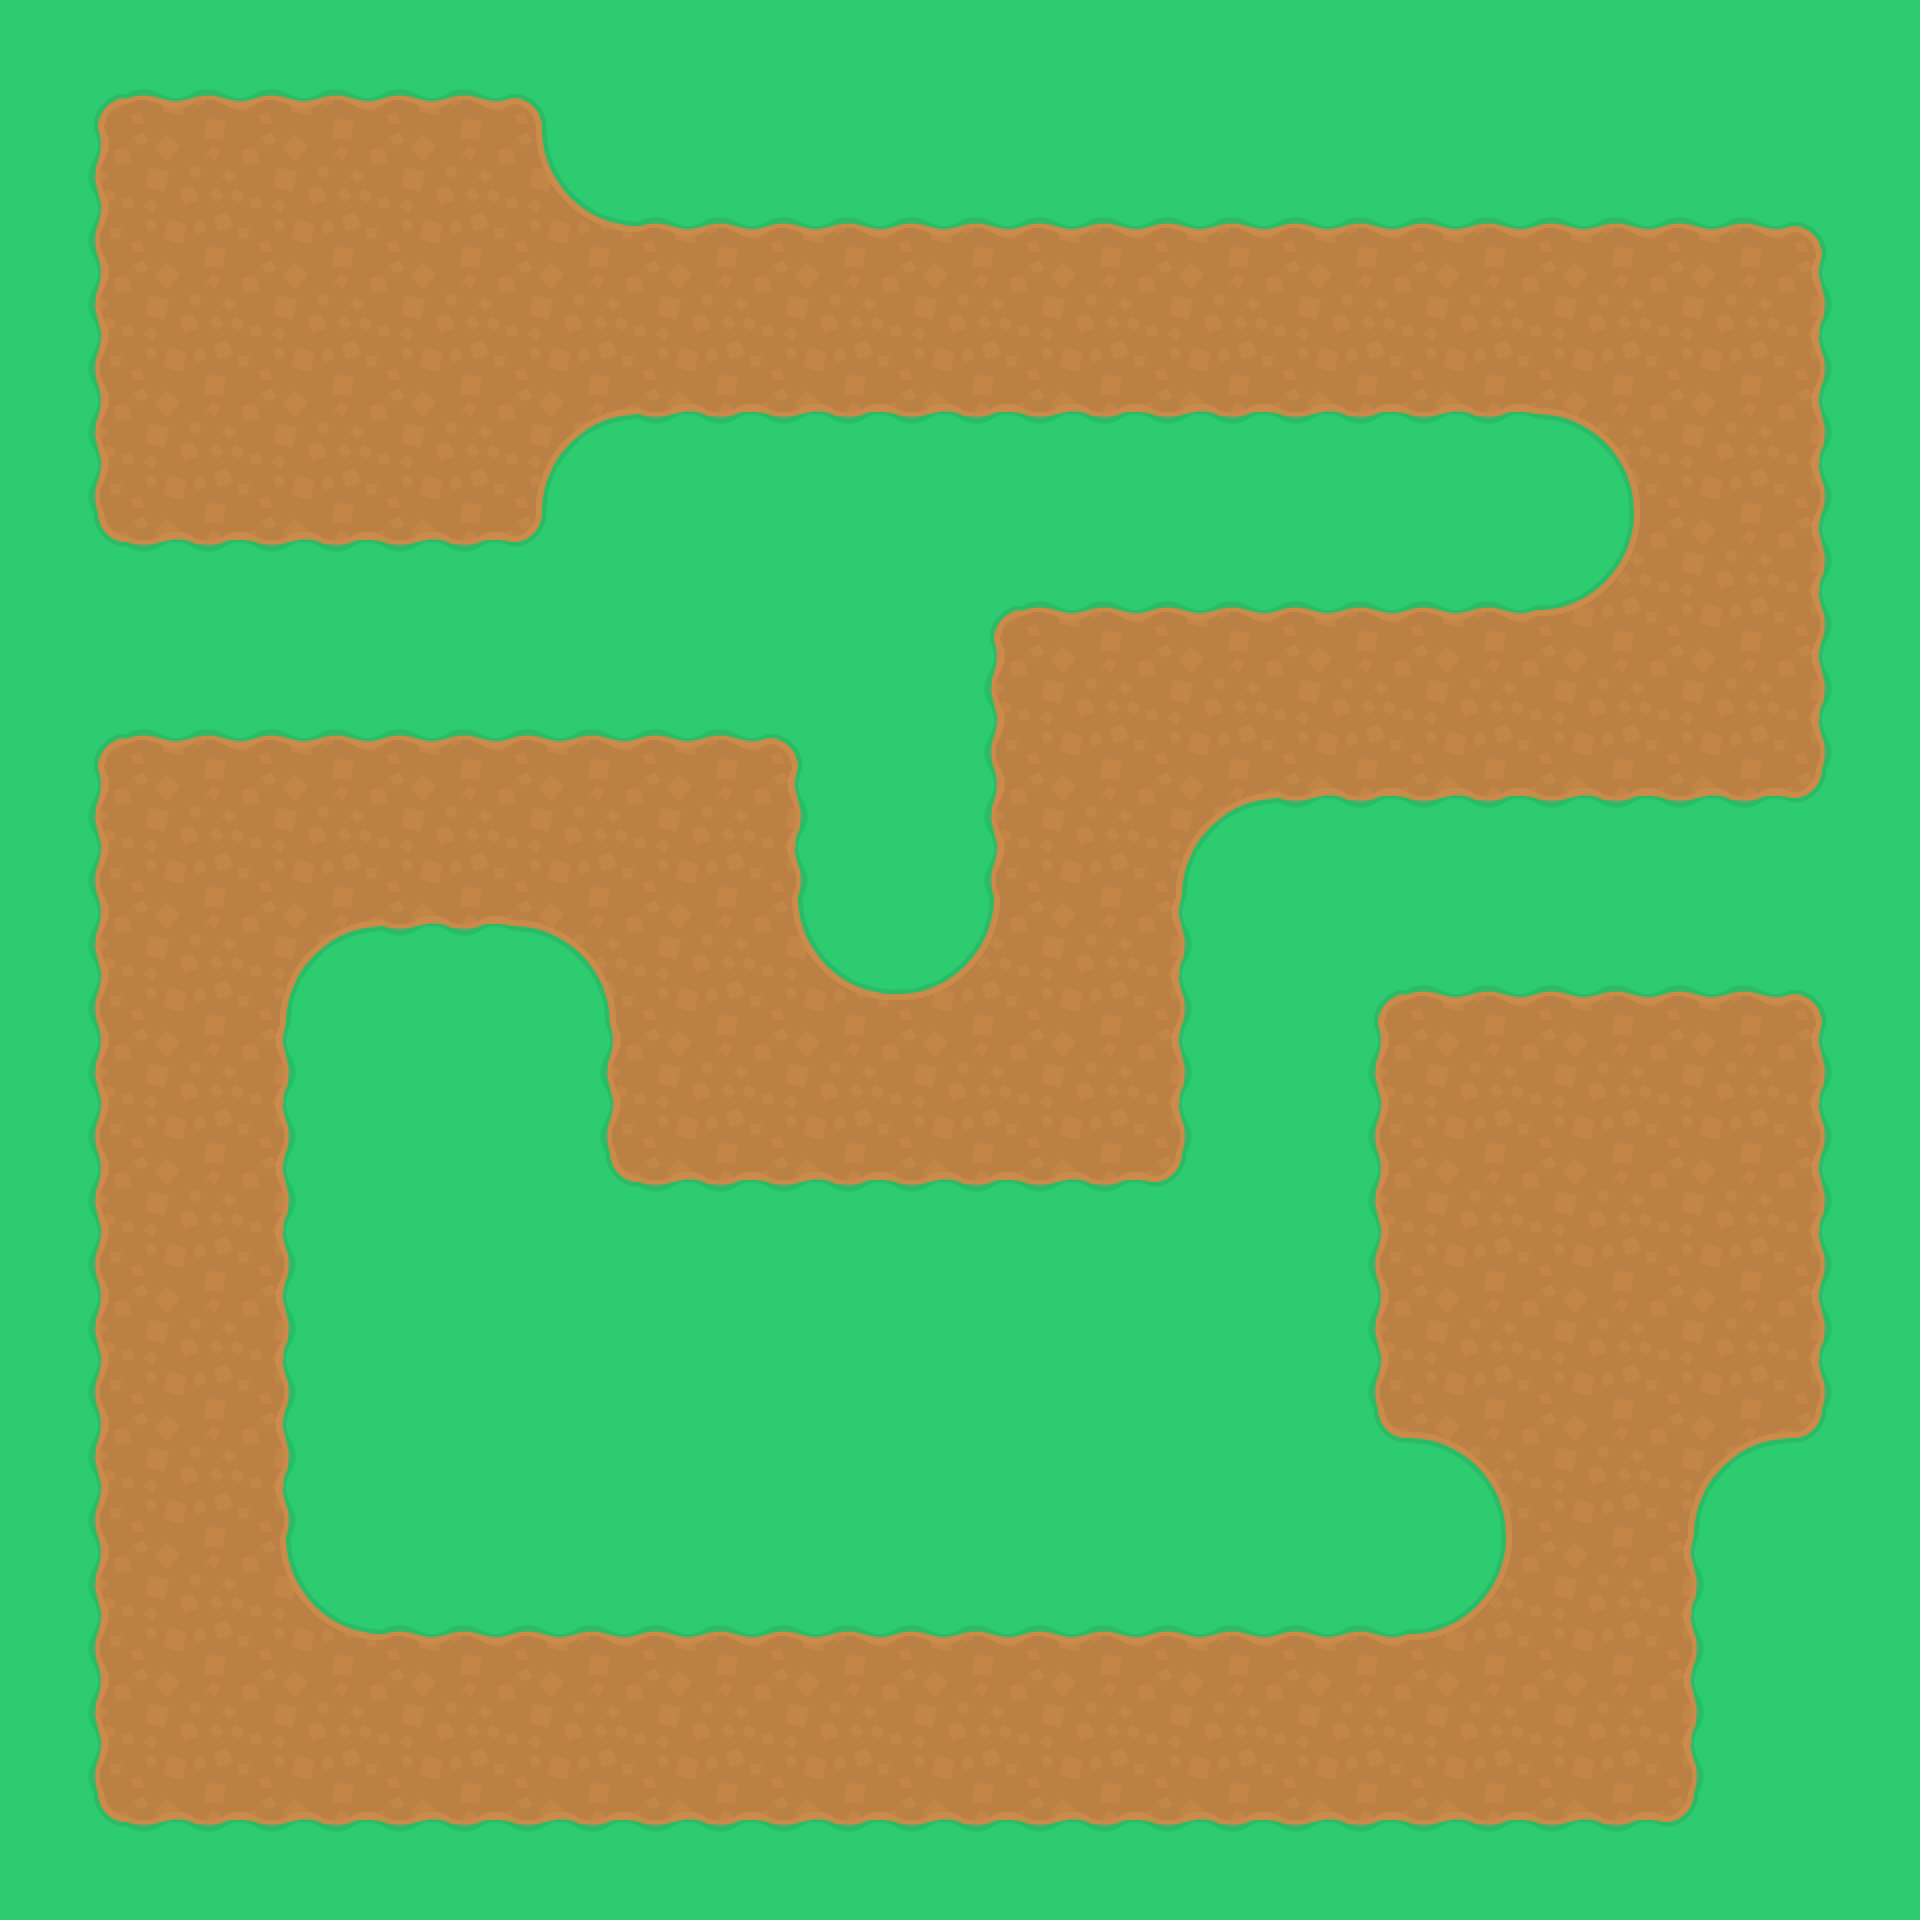

Tiled map render using the project's own tile images. Description and the whole map definition, tile-layer contents included, below:
An orthogonal 15x15 tile map with 128x128 px tiles, 1 tile layer (Tile Layer 1).

<map version="1.10" tiledversion="1.10.2" orientation="orthogonal" renderorder="right-down" width="15" height="15" tilewidth="128" tileheight="128" infinite="0" nextlayerid="2" nextobjectid="1">
 <tileset firstgid="1" source="tiles.tsx" />
 <layer id="1" name="Tile Layer 1" width="15" height="15">
  <data encoding="csv">
70,71,71,71,72,120,120,120,120,120,120,120,120,120,120,
93,94,94,94,96,71,71,71,71,71,71,71,71,71,72,
93,94,94,94,94,94,94,94,94,94,94,94,94,94,95,
93,94,94,94,73,117,117,117,117,117,117,117,74,94,95,
116,117,117,117,118,120,120,70,71,71,71,71,97,94,95,
70,71,71,71,71,71,72,93,94,94,94,94,94,94,95,
93,94,94,94,94,94,95,93,94,73,117,117,117,117,118,
93,94,73,117,74,94,96,97,94,95,70,71,71,71,72,
93,94,95,120,93,94,94,94,94,95,93,94,94,94,95,
93,94,95,120,116,117,117,117,117,118,93,94,94,94,95,
93,94,95,120,120,120,120,120,120,120,93,94,94,94,95,
93,94,95,120,120,120,120,120,120,120,116,74,94,73,118,
93,94,96,71,71,71,71,71,71,71,71,97,94,95,120,
93,94,94,94,94,94,94,94,94,94,94,94,94,95,120,
116,117,117,117,117,117,117,117,117,117,117,117,117,118,120
</data>
 </layer>
</map>
